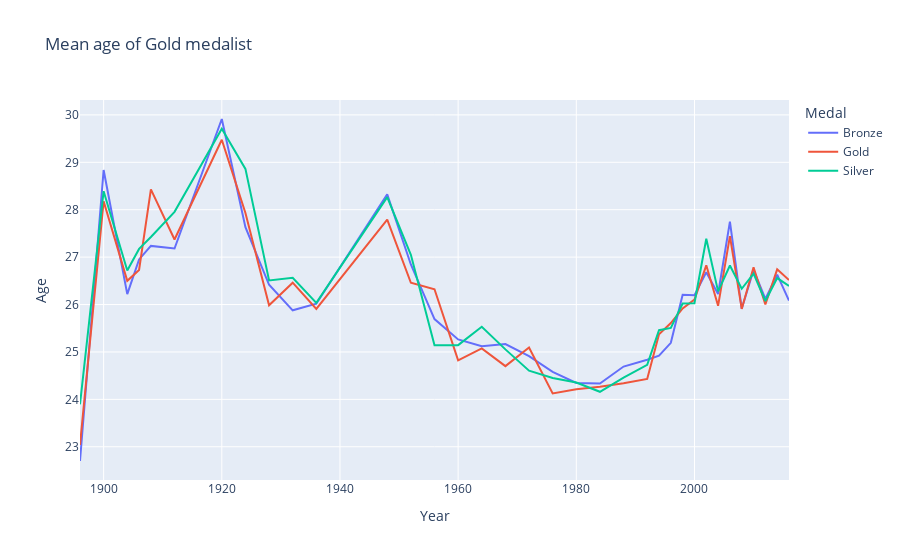

The cell this chart's notebook holds for it:
### Code cell
mean_age_medal = df[~df.Medal.isna()].groupby(['Year', 'Medal'])['Age'].mean().reset_index()
fig = px.line(mean_age_medal, x='Year', y='Age', color='Medal', title='Mean age of Gold medalist')
fig.update_layout(hovermode="x unified")

### Figure 1 — Plotly figure (JSON) as saved in the notebook; plotly's stock layout.template omitted (floating-point values rounded to 4 significant figures)
{"data": [{"hovertemplate": "Medal=Bronze<br>Year=%{x}<br>Age=%{y}<extra></extra>", "legendgroup": "Bronze", "line": {"color": "#636efa", "dash": "solid"}, "marker": {"symbol": "circle"}, "mode": "lines", "name": "Bronze", "orientation": "v", "showlegend": true, "type": "scatter", "x": [1896, 1900, 1904, 1906, 1908, 1912, 1920, 1924, 1928, 1932, 1936, 1948, 1952, 1956, 1960, 1964, 1968, 1972, 1976, 1980, 1984, 1988, 1992, 1994, 1996, 1998, 2000, 2002, 2004, 2006, 2008, 2010, 2012, 2014, 2016], "xaxis": "x", "y": [22.7, 28.84, 26.22, 26.95, 27.24, 27.18, 29.91, 27.63, 26.42, 25.88, 26.02, 28.32, 26.84, 25.69, 25.26, 25.12, 25.17, 24.91, 24.58, 24.35, 24.34, 24.69, 24.84, 24.92, 25.19, 26.21, 26.2, 26.68, 26.22, 27.75, 25.91, 26.73, 26.12, 26.63, 26.08], "yaxis": "y"}, {"hovertemplate": "Medal=Gold<br>Year=%{x}<br>Age=%{y}<extra></extra>", "legendgroup": "Gold", "line": {"color": "#EF553B", "dash": "solid"}, "marker": {"symbol": "circle"}, "mode": "lines", "name": "Gold", "orientation": "v", "showlegend": true, "type": "scatter", "x": [1896, 1900, 1904, 1906, 1908, 1912, 1920, 1924, 1928, 1932, 1936, 1948, 1952, 1956, 1960, 1964, 1968, 1972, 1976, 1980, 1984, 1988, 1992, 1994, 1996, 1998, 2000, 2002, 2004, 2006, 2008, 2010, 2012, 2014, 2016], "xaxis": "x", "y": [23.04, 28.18, 26.5, 26.73, 28.43, 27.37, 29.48, 27.93, 25.99, 26.46, 25.91, 27.79, 26.46, 26.32, 24.82, 25.08, 24.7, 25.09, 24.13, 24.21, 24.27, 24.34, 24.43, 25.37, 25.61, 25.92, 26.1, 26.83, 25.97, 27.44, 25.91, 26.79, 26.0, 26.74, 26.52], "yaxis": "y"}, {"hovertemplate": "Medal=Silver<br>Year=%{x}<br>Age=%{y}<extra></extra>", "legendgroup": "Silver", "line": {"color": "#00cc96", "dash": "solid"}, "marker": {"symbol": "circle"}, "mode": "lines", "name": "Silver", "orientation": "v", "showlegend": true, "type": "scatter", "x": [1896, 1900, 1904, 1906, 1908, 1912, 1920, 1924, 1928, 1932, 1936, 1948, 1952, 1956, 1960, 1964, 1968, 1972, 1976, 1980, 1984, 1988, 1992, 1994, 1996, 1998, 2000, 2002, 2004, 2006, 2008, 2010, 2012, 2014, 2016], "xaxis": "x", "y": [23.9, 28.39, 26.72, 27.17, 27.42, 27.96, 29.71, 28.86, 26.51, 26.57, 26.03, 28.27, 27.05, 25.14, 25.14, 25.53, 25.05, 24.6, 24.45, 24.35, 24.16, 24.46, 24.73, 25.46, 25.51, 26.02, 26.03, 27.39, 26.28, 26.82, 26.33, 26.65, 26.07, 26.56, 26.39], "yaxis": "y"}], "layout": {"hovermode": "x unified", "legend": {"title": {"text": "Medal"}, "tracegroupgap": 0}, "title": {"text": "Mean age of Gold medalist"}, "xaxis": {"anchor": "y", "domain": [0, 1], "title": {"text": "Year"}}, "yaxis": {"anchor": "x", "domain": [0, 1], "title": {"text": "Age"}}}}
